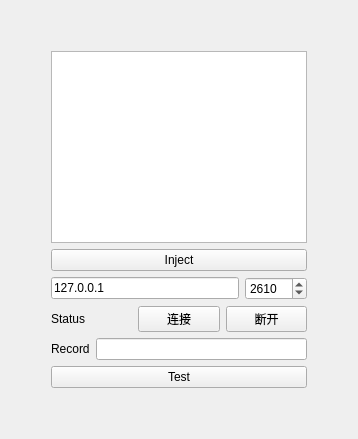
      <widget class="QWidget" name="csp">
       <attribute name="title">
        <string>CSP</string>
       </attribute>
       <layout class="QGridLayout" name="gridLayout_4">
        <item row="5" column="0">
         <spacer name="horizontalSpacer_2">
          <property name="orientation">
           <enum>Qt::Horizontal</enum>
          </property>
          <property name="sizeHint" stdset="0">
           <size>
            <width>40</width>
            <height>20</height>
           </size>
          </property>
         </spacer>
        </item>
        <item row="5" column="2">
         <spacer name="horizontalSpacer">
          <property name="orientation">
           <enum>Qt::Horizontal</enum>
          </property>
          <property name="sizeHint" stdset="0">
           <size>
            <width>40</width>
            <height>20</height>
           </size>
          </property>
         </spacer>
        </item>
        <item row="3" column="1">
         <layout class="QHBoxLayout" name="horizontalLayout" stretch="3,1">
          <item>
           <widget class="QLineEdit" name="tcphost">
            <property name="text">
             <string>127.0.0.1</string>
            </property>
           </widget>
          </item>
          <item>
           <widget class="QSpinBox" name="tcpport">
            <property name="minimum">
             <number>1</number>
            </property>
            <property name="maximum">
             <number>65536</number>
            </property>
            <property name="value">
             <number>2610</number>
            </property>
           </widget>
          </item>
         </layout>
        </item>
        <item row="5" column="1">
         <layout class="QHBoxLayout" name="horizontalLayout_4">
          <item>
           <widget class="QLabel" name="tcpstatus">
            <property name="text">
             <string>Status</string>
            </property>
           </widget>
          </item>
          <item>
           <widget class="QPushButton" name="tcpconn">
            <property name="text">
             <string>连接</string>
            </property>
           </widget>
          </item>
          <item>
           <widget class="QPushButton" name="tcpdisconn">
            <property name="text">
             <string>断开</string>
            </property>
           </widget>
          </item>
         </layout>
        </item>
        <item row="0" column="1">
         <spacer name="verticalSpacer_5">
          <property name="orientation">
           <enum>Qt::Vertical</enum>
          </property>
          <property name="sizeHint" stdset="0">
           <size>
            <width>20</width>
            <height>40</height>
           </size>
          </property>
         </spacer>
        </item>
        <item row="12" column="1">
         <spacer name="verticalSpacer_4">
          <property name="orientation">
           <enum>Qt::Vertical</enum>
          </property>
          <property name="sizeHint" stdset="0">
           <size>
            <width>20</width>
            <height>40</height>
           </size>
          </property>
         </spacer>
        </item>
        <item row="7" column="1">
         <layout class="QHBoxLayout" name="horizontalLayout_6">
          <item>
           <widget class="QLabel" name="label_2">
            <property name="text">
             <string>Record</string>
            </property>
           </widget>
          </item>
          <item>
           <widget class="QLineEdit" name="lineEdit_18"/>
          </item>
         </layout>
        </item>
        <item row="8" column="1">
         <widget class="QPushButton" name="csptest">
          <property name="text">
           <string>Test</string>
          </property>
         </widget>
        </item>
        <item row="1" column="1">
         <widget class="QTextEdit" name="binaryEditor"/>
        </item>
        <item row="2" column="1">
         <widget class="QPushButton" name="inject">
          <property name="text">
           <string>Inject</string>
          </property>
         </widget>
        </item>
       </layout>
      </widget>
